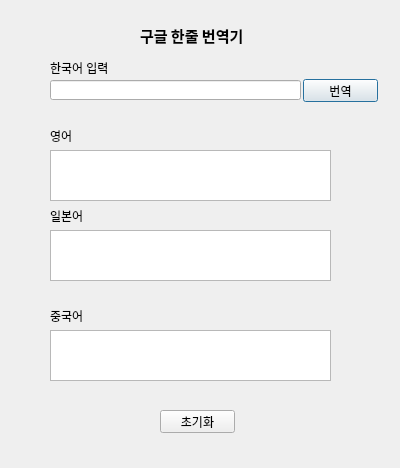
<?xml version="1.0" encoding="UTF-8"?>
<ui version="4.0">
 <class>Dialog</class>
 <widget class="QDialog" name="Dialog">
  <property name="geometry">
   <rect>
    <x>0</x>
    <y>0</y>
    <width>400</width>
    <height>468</height>
   </rect>
  </property>
  <property name="windowTitle">
   <string>Dialog</string>
  </property>
  <widget class="QTextEdit" name="btn_en">
   <property name="geometry">
    <rect>
     <x>50</x>
     <y>150</y>
     <width>281</width>
     <height>51</height>
    </rect>
   </property>
  </widget>
  <widget class="QTextEdit" name="btn_jap">
   <property name="geometry">
    <rect>
     <x>50</x>
     <y>230</y>
     <width>281</width>
     <height>51</height>
    </rect>
   </property>
  </widget>
  <widget class="QTextEdit" name="btn_chn">
   <property name="geometry">
    <rect>
     <x>50</x>
     <y>330</y>
     <width>281</width>
     <height>51</height>
    </rect>
   </property>
  </widget>
  <widget class="QLineEdit" name="btn_input">
   <property name="geometry">
    <rect>
     <x>50</x>
     <y>80</y>
     <width>251</width>
     <height>20</height>
    </rect>
   </property>
  </widget>
  <widget class="QPushButton" name="btn_trans">
   <property name="geometry">
    <rect>
     <x>303</x>
     <y>79</y>
     <width>75</width>
     <height>23</height>
    </rect>
   </property>
   <property name="text">
    <string>번역</string>
   </property>
  </widget>
  <widget class="QPushButton" name="btn_init">
   <property name="geometry">
    <rect>
     <x>160</x>
     <y>410</y>
     <width>75</width>
     <height>23</height>
    </rect>
   </property>
   <property name="text">
    <string>초기화</string>
   </property>
  </widget>
  <widget class="QLabel" name="label">
   <property name="geometry">
    <rect>
     <x>50</x>
     <y>310</y>
     <width>56</width>
     <height>12</height>
    </rect>
   </property>
   <property name="text">
    <string>중국어</string>
   </property>
  </widget>
  <widget class="QLabel" name="label_2">
   <property name="geometry">
    <rect>
     <x>50</x>
     <y>130</y>
     <width>56</width>
     <height>12</height>
    </rect>
   </property>
   <property name="text">
    <string>영어</string>
   </property>
  </widget>
  <widget class="QLabel" name="label_3">
   <property name="geometry">
    <rect>
     <x>50</x>
     <y>210</y>
     <width>56</width>
     <height>12</height>
    </rect>
   </property>
   <property name="text">
    <string>일본어</string>
   </property>
  </widget>
  <widget class="QLabel" name="label_4">
   <property name="geometry">
    <rect>
     <x>50</x>
     <y>60</y>
     <width>71</width>
     <height>16</height>
    </rect>
   </property>
   <property name="text">
    <string>한국어 입력</string>
   </property>
  </widget>
  <widget class="QLabel" name="label_5">
   <property name="geometry">
    <rect>
     <x>140</x>
     <y>20</y>
     <width>121</width>
     <height>31</height>
    </rect>
   </property>
   <property name="font">
    <font>
     <family>Agency FB</family>
     <pointsize>11</pointsize>
     <weight>75</weight>
     <bold>true</bold>
    </font>
   </property>
   <property name="layoutDirection">
    <enum>Qt::LeftToRight</enum>
   </property>
   <property name="text">
    <string>구글 한줄 번역기</string>
   </property>
  </widget>
 </widget>
 <resources/>
 <connections/>
</ui>
